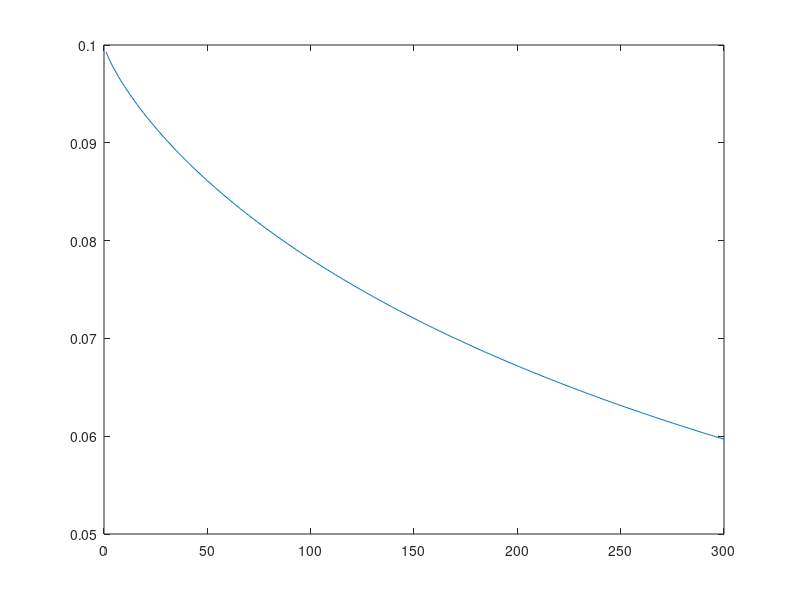

Write the MATLAB code that produced this figure.
clear
close all
%% Tau teórico
C = 10 * 10^-6;
R1 = 10 *10^3;
x = 1:300;
m = -0.8;
b =  log10(225000)-m;
R2 = 10.^(m*log10(x) + b);
Req = (R2*R1)./(R2+R1);
Tau = Req * C;
plot(Tau)
% value = load("tau.csv");
% value(:,1) = value(:,1) * 10^-6 - 5;
% plot(value(:,1), value(:,2))